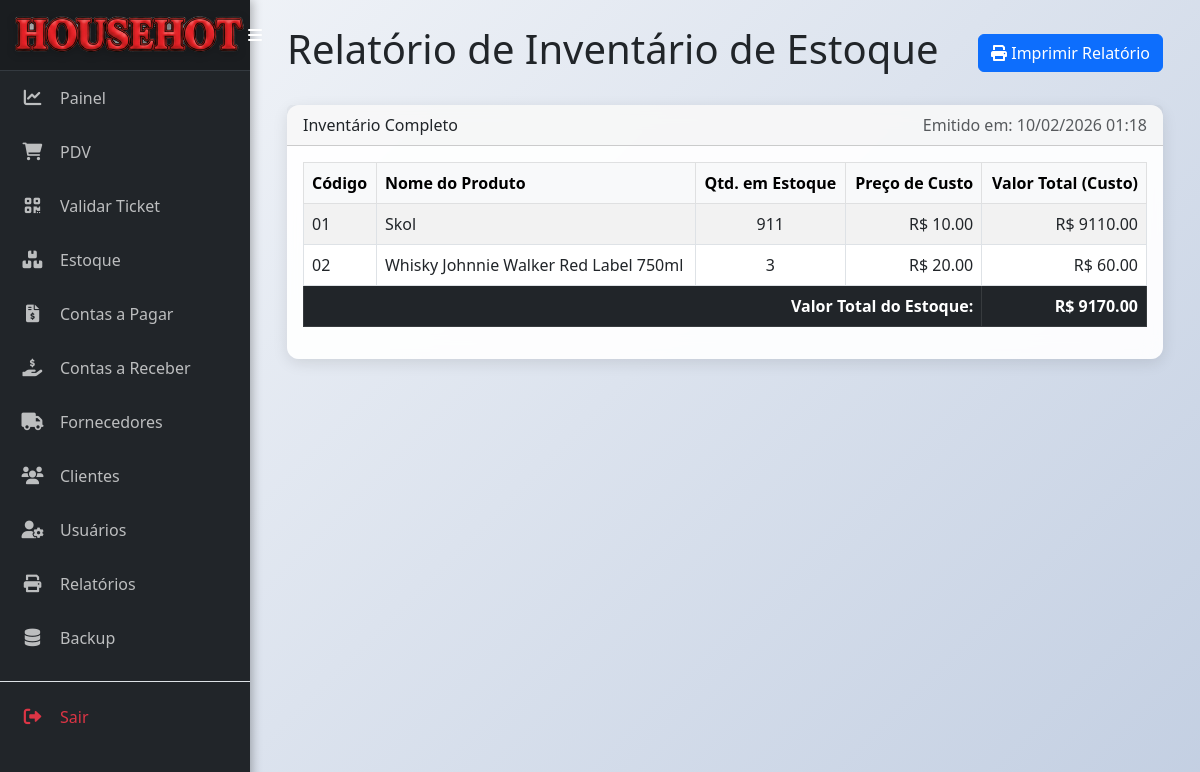
Before: /relatorio/estoque (signed in) with the older database file.
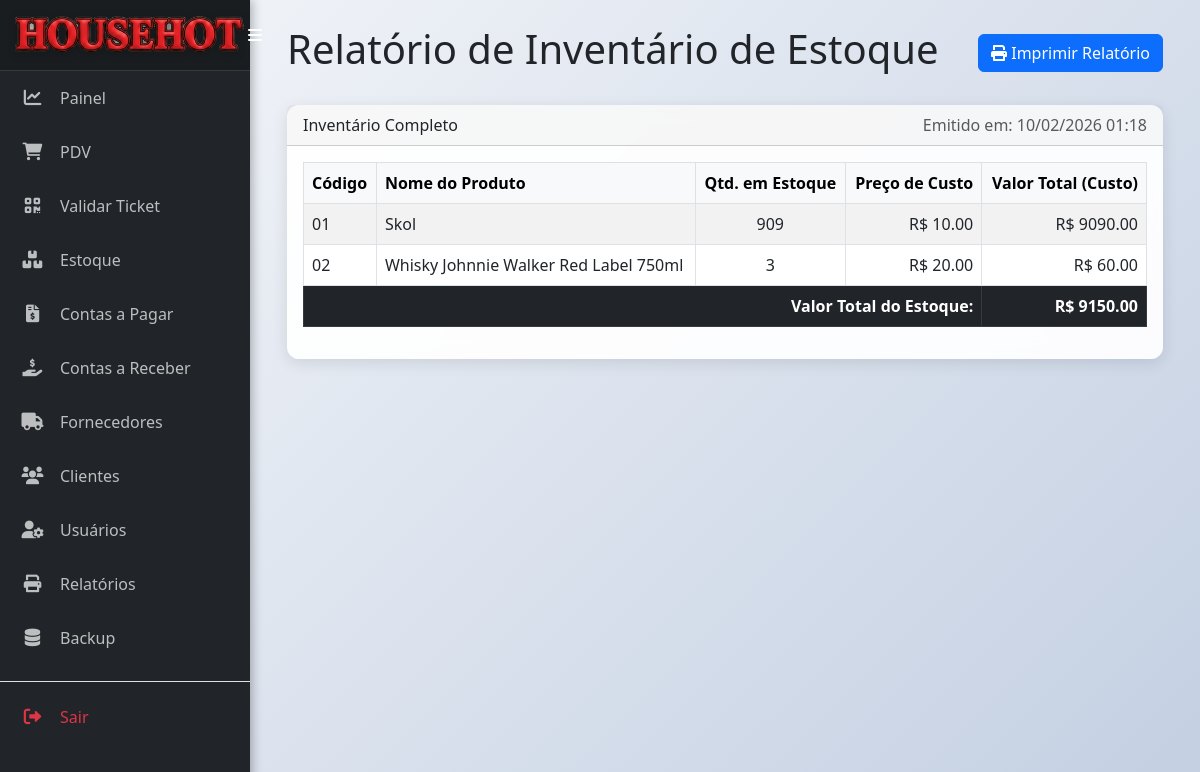
After: the same page with the newer database file.
### models.py (models this page shows)
class Produto(db.Model):
    __tablename__ = 'produto'
    id = db.Column(db.Integer, primary_key=True)
    codigo = db.Column(db.String(50), nullable=False, unique=True)
    nome = db.Column(db.String(100), nullable=False)
    categoria = db.Column(db.String(50))
    preco_custo = db.Column(db.Float, nullable=False)
    preco_venda = db.Column(db.Float, nullable=False)
    quantidade_estoque = db.Column(db.Integer, nullable=False, default=0)
    estoque_minimo = db.Column(db.Integer, default=5)
    data_fabricacao = db.Column(db.Date, nullable=True)
    data_vencimento = db.Column(db.Date, nullable=True)
    fornecedor_id = db.Column(db.Integer, db.ForeignKey('fornecedor.id'), nullable=False)
    movimentacoes = db.relationship('MovimentacaoEstoque', backref='produto', lazy=True)
    tickets = db.relationship('Ticket', backref='produto', lazy=True)

### app.py (the view)
@app.route('/relatorio/estoque')
@login_required
def relatorio_estoque():
    produtos = Produto.query.order_by(Produto.nome.asc()).all()
    valor_total_estoque = sum(p.quantidade_estoque * p.preco_custo for p in produtos)
    return render_template('relatorio_estoque.html', produtos=produtos, valor_total_estoque=valor_total_estoque, data_emissao=datetime.now())

### app.py (called while the page is built)
@app.context_processor
def inject_datetime():
    return {'modules': {'datetime': datetime, 'date': date, 'timedelta': timedelta}}

def login_required(f):
    @wraps(f)
    def decorated_function(*args, **kwargs):
        if 'logged_in' not in session or 'user_id' not in session:
            session.clear()
            flash('A sua sessão é inválida. Por favor, faça login novamente.', 'warning')
            return redirect(url_for('login'))
        return f(*args, **kwargs)
    return decorated_function

### templates/relatorio_estoque.html (shortened to what this page needs)
{% extends 'base.html' %}
{% block content %}
<div class="d-flex justify-content-between align-items-center mb-4 no-print">
    <h1>Relatório de Inventário de Estoque</h1>
    <button onclick="window.print()" class="btn btn-primary">
        <i class="fas fa-print"></i> Imprimir Relatório
    </button>
</div>
<div class="card">
    <div class="card-header">
        <div class="d-flex justify-content-between">
            <span>Inventário Completo</span>
            <span class="text-muted">Emitido em: {{ data_emissao.strftime('%d/%m/%Y %H:%M') }}</span>
        </div>
    </div>
    <div class="card-body">
        <table class="table table-striped table-bordered">
            <thead class="table-light">
                <tr>
                    <th>Código</th>
                    <th>Nome do Produto</th>
                    <th class="text-center">Qtd. em Estoque</th>
                    <th class="text-end">Preço de Custo</th>
                    <th class="text-end">Valor Total (Custo)</th>
                </tr>
            </thead>
            <tbody>
                {% for produto in produtos %}
                <tr>
                    <td>{{ produto.codigo }}</td>
                    <td>{{ produto.nome }}</td>
                    <td class="text-center">{{ produto.quantidade_estoque }}</td>
                    <td class="text-end">R$ {{ "%.2f"|format(produto.preco_custo) }}</td>
                    <td class="text-end">R$ {{ "%.2f"|format(produto.quantidade_estoque * produto.preco_custo) }}</td>
                </tr>
                {% else %}
                <tr>
                    <td colspan="5" class="text-center text-muted">Nenhum produto em estoque.</td>
                </tr>
                {% endfor %}
            </tbody>
            <tfoot>
                <tr class="table-dark">
                    <td colspan="4" class="text-end"><strong>Valor Total do Estoque:</strong></td>
                    <td class="text-end"><strong>R$ {{ "%.2f"|format(valor_total_estoque) }}</strong></td>
                </tr>
            </tfoot>
        </table>
    </div>
</div>
{% endblock %}

### templates/base.html (shortened to what this page needs)
<!DOCTYPE html>
<html lang="pt-br">
<head>
    <link href="https://cdn.jsdelivr.net/npm/bootstrap@5.3.0/dist/css/bootstrap.min.css" rel="stylesheet">
    <link rel="stylesheet" href="https://cdnjs.cloudflare.com/ajax/libs/font-awesome/6.0.0/all.min.css">
    <link rel="stylesheet" href="{{ url_for('static', filename='css/style.css') }}">
</head>
<body>
    <div id="wrapper">
        <nav id="sidebar">
            <div class="sidebar-header d-flex justify-content-between align-items-center">
                <div class="sidebar-logo-container" id="sidebarLogo" style="cursor: pointer;">
                    <img src="{{ url_for('static', filename='img/logo.png') }}" alt="Logo" class="sidebar-logo-img">
                </div>
                <button type="button" id="sidebarCollapse" class="btn btn-link text-white p-0">
                    <i class="fas fa-bars"></i>
                </button>
            </div>
            <ul class="nav flex-column mb-auto">
                <li class="nav-item">
                    <a class="nav-link" href="{{ url_for('index') }}">
                        <i class="fas fa-chart-line"></i> <span>Painel</span>
                    </a>
                </li>
                <li class="nav-item">
                    <a class="nav-link" href="{{ url_for('pdv') }}">
                        <i class="fas fa-shopping-cart"></i> <span>PDV</span>
                    </a>
                </li>
                <li class="nav-item">
                    <a class="nav-link" href="{{ url_for('validar_ticket') }}">
                        <i class="fas fa-qrcode"></i> <span>Validar Ticket</span>
                    </a>
                </li>
                <li class="nav-item">
                    <a class="nav-link" href="{{ url_for('listar_produtos') }}">
                        <i class="fas fa-boxes"></i> <span>Estoque</span>
                    </a>
                </li>
                <li class="nav-item">
                    <a class="nav-link" href="{{ url_for('listar_contas') }}">
                        <i class="fas fa-file-invoice-dollar"></i> <span>Contas a Pagar</span>
                    </a>
                </li>
                <li class="nav-item">
                    <a class="nav-link" href="{{ url_for('listar_contas_receber') }}">
                        <i class="fas fa-hand-holding-usd"></i> <span>Contas a Receber</span>
                    </a>
                </li>
                <li class="nav-item">
                    <a class="nav-link" href="{{ url_for('listar_fornecedores') }}">
                        <i class="fas fa-truck"></i> <span>Fornecedores</span>
                    </a>
                </li>
                <li class="nav-item">
                    <a class="nav-link" href="{{ url_for('listar_clientes') }}">
                        <i class="fas fa-users"></i> <span>Clientes</span>
                    </a>
                </li>
                <li class="nav-item">
                    <a class="nav-link" href="{{ url_for('listar_utilizadores') }}">
                        <i class="fas fa-user-cog"></i> <span>Usuários</span>
                    </a>
                </li>
                <li class="nav-item">
                    <a class="nav-link" href="{{ url_for('relatorios') }}">
                        <i class="fas fa-print"></i> <span>Relatórios</span>
                    </a>
                </li>
                <li class="nav-item">
                    <a class="nav-link" href="{{ url_for('backup') }}">
                        <i class="fas fa-database"></i> <span>Backup</span>
                    </a>
                </li>
                {% if session.get('logged_in') %}
                <li class="nav-item mt-3 border-top pt-2">
                    <a class="nav-link text-danger" href="{{ url_for('logout') }}">
                        <i class="fas fa-sign-out-alt"></i> <span>Sair</span>
                    </a>
                </li>
                {% endif %}
            </ul>
        </nav>
        <div id="content">
            <div class="container-fluid">
                {% block content %}{% endblock %}
            </div>
        </div>
    </div>
</body>
</html>

### static/css/style.css (style rules this page uses)
body { background: linear-gradient(135deg, #f5f7fa 0%, #c3cfe2 100%) !important; background-attachment: fixed; margin: 0; font-family: 'Segoe UI', Tahoma, Geneva, Verdana, sans-serif; min-height: 100vh; overflow-x: hidden; }
#wrapper { display: flex; width: 100%; align-items: stretch; }
#sidebar { min-width: 250px; max-width: 250px; background: #212529; color: #fff; transition: all 0.3s ease-in-out; min-height: 100vh; z-index: 1000; box-shadow: 2px 0 10px rgba(0, 0, 0, 0.3); }
#sidebar .sidebar-header { padding: 15px; background: #1a1d20; border-bottom: 1px solid #343a40; }
.sidebar-logo-img { max-height: 40px; width: auto; filter: drop-shadow(0px 2px 4px rgba(0, 0, 0, 0.2)); }
#sidebar .nav-link { padding: 15px 20px; color: rgba(255, 255, 255, 0.7); display: flex; align-items: center; text-decoration: none; white-space: nowrap; transition: 0.2s; }
#sidebar .nav-link i { font-size: 1.1rem; width: 25px; text-align: center; margin-right: 15px; }
#content { width: 100%; padding: 25px; transition: all 0.3s; min-width: 0; }
.card { border: none; border-radius: 12px; box-shadow: 0 4px 15px rgba(0, 0, 0, 0.1); background-color: rgba(255, 255, 255, 0.92) !important; backdrop-filter: blur(10px); }

Changed rows visible on the page:
changed Produto "Skol": quantidade_estoque "911" → "909"; produto.quantidade_estoque*produto.preco_custo "9110.00" → "9090.00"
Other visible differences:
{{ "%.2f"|format(valor_total_estoque) }}: "9170.00" → "9150.00"
